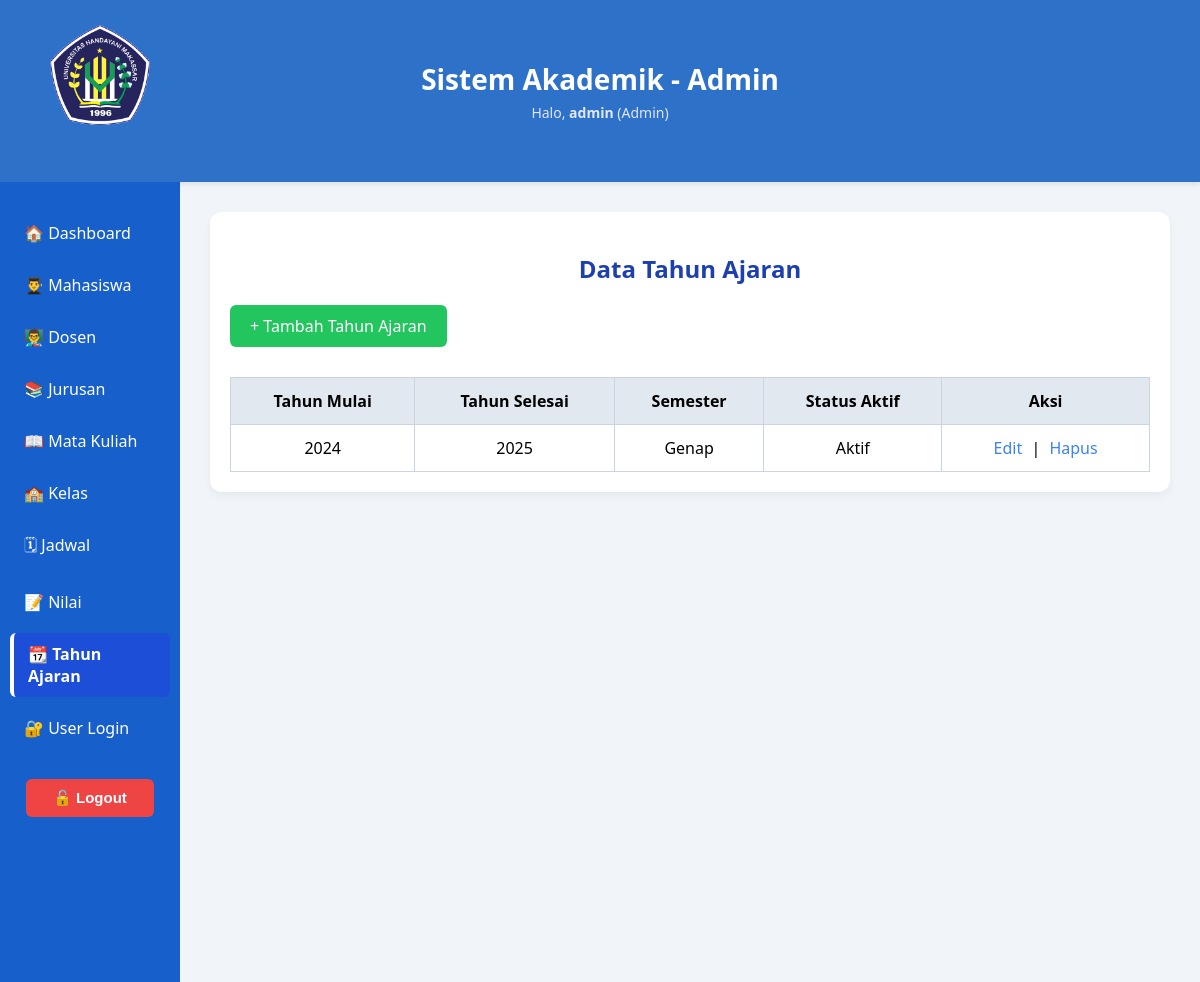
The app's page /dashboard/data_tahun_ajaran.php (signed in) with its own data.
### tables this page shows
CREATE TABLE `tahun_ajaran` (
  `id` int(11) NOT NULL,
  `tahun_mulai` int(11) NOT NULL,
  `tahun_selesai` int(11) NOT NULL,
  `semester` enum('Ganjil','Genap') NOT NULL,
  `status_aktif` tinyint(1) DEFAULT 0
);

### dashboard/data_tahun_ajaran.php (the view, shortened to what this page needs)
<?php
include '../koneksi.php';
$query = mysqli_query($conn, "SELECT * FROM tahun_ajaran ORDER BY tahun_mulai DESC, semester ASC");
?>
<!DOCTYPE html>
<html lang="id">
<head>
  <link rel="stylesheet" href="../css/style.css">
  <link rel="stylesheet" href="../css/layout.css">
  <link rel="stylesheet" href="../css/dashboard.css">
</head>
<body>
  <header>
    <div class="header-left">
      <img src="../logo.png" class="logo-fixed" alt="Logo">
    </div>
    <div class="header-center">
      <h1>Sistem Akademik - Admin</h1>
      <p>Halo, <strong><?= $_SESSION['username'] ?></strong> (Admin)</p>
    </div>
  </header>
  <div class="main-content">
    <div class="sidebar">
      <a href="admin_dashboard.php">🏠 Dashboard</a>
      <a href="data_mahasiswa.php">👨‍🎓 Mahasiswa</a>
      <a href="data_dosen.php">👨‍🏫 Dosen</a>
      <a href="data_jurusan.php">📚 Jurusan</a>
      <a href="data_matakuliah.php">📖 Mata Kuliah</a>
      <a href="data_kelas.php">🏫 Kelas</a>
      <a href="data_jadwal.php">🗓 Jadwal</a>
      <a href="data_nilai.php">📝 Nilai</a>
      <a href="data_tahun_ajaran.php" class="active">📆 Tahun Ajaran</a>
      <a href="data_users.php">🔐 User Login</a>
      <form action="../logout.php" method="post" class="logout-form">
        <button type="submit" class="logout-button">🔓 Logout</button>
      </form>
    </div>
    <div class="page-wrapper">
      <div class="container">
        <h2 class="form-title">Data Tahun Ajaran</h2>
        <a href="../penambahan/tambah_tahun_ajaran.php" class="button">+ Tambah Tahun Ajaran</a>
        <table>
          <thead>
            <tr>
              <th>Tahun Mulai</th>
              <th>Tahun Selesai</th>
              <th>Semester</th>
              <th>Status Aktif</th>
              <th>Aksi</th>
            </tr>
          </thead>
          <tbody>
            <?php while ($row = mysqli_fetch_assoc($query)) { ?>
              <tr>
                <td><?= htmlspecialchars($row['tahun_mulai']) ?></td>
                <td><?= htmlspecialchars($row['tahun_selesai']) ?></td>
                <td><?= htmlspecialchars($row['semester']) ?></td>
                <td><?= $row['status_aktif'] ? 'Aktif' : 'Tidak Aktif' ?></td>
                <td class="action-links">
                  <a href="../aksi/tahun_ajaran/edit_tahun_ajaran.php?id=<?= $row['id'] ?>">Edit</a> |
                  <a href="../aksi/tahun_ajaran/hapus_tahun_ajaran.php?id=<?= $row['id'] ?>" onclick="return confirm('Hapus tahun ajaran ini?')">Hapus</a>
                </td>
              </tr>
            <?php } ?>
          </tbody>
        </table>
      </div>
    </div>
  </div>
</body>
</html>

### css/style.css (style rules this page uses)
body { font-family: 'Segoe UI', sans-serif; background-color: #f1f5f9; margin: 0; padding: 0; }
a { text-decoration: none; color: inherit; }
header { display: flex; align-items: center; justify-content: center; background-color: #2e71c9; color: white; padding: 60px 20px; position: relative; box-shadow: 0 2px 5px rgba(0, 0, 0, 0.1); }
.header-left { position: absolute; top: 25px; left: 50px; display: flex; flex-direction: column; align-items: center; }
.logo-fixed { width: 90px; height: auto; border-radius: 8px; margin-bottom: 8px; }
.header-center { flex: 1; text-align: center; }
.header-center h1 { margin: 0; font-size: 28px; }
.header-center p { margin: 5px 0 0; font-size: 14px; color: #e0e7ff; }
.sidebar { width: 180px; background-color: #1760cc; padding: 30px 10px; display: flex; flex-direction: column; gap: 10px; height: 100vh; }
.sidebar a { color: white; padding: 10px 14px; text-decoration: none; font-weight: 500; border-radius: 6px; transition: background 0.3s; }
.sidebar a:hover, .sidebar a.active { background-color: #1d4ed8; font-weight: 600; border-left: 4px solid #ffffff; }
.main-content { display: flex; min-height: calc(100vh - 160px); }
.page-wrapper { flex: 1; padding: 30px; }
.container { max-width: 1000px; margin: 0 auto; padding: 20px; background-color: white; border-radius: 12px; box-shadow: 0 4px 10px rgba(0, 0, 0, 0.05); }
.form-title { font-size: 22px; text-align: center; margin-bottom: 20px; }
a.button, button.button { display: inline-block; margin-bottom: 15px; padding: 10px 20px; background-color: #22c55e; color: white; border-radius: 6px; text-decoration: none; transition: all 0.3s; border: none; cursor: pointer; }
table { width: 100%; border-collapse: collapse; margin-top: 15px; }
table thead { background-color: #e2e8f0; }
table th, table td { padding: 12px; border: 1px solid #cbd5e1; text-align: center; }
.action-links a { margin: 0 5px; text-decoration: none; color: #3b82f6; }
.logout-form { padding: 0 16px; margin-top: auto; }
.logout-button { width: 100%; background-color: #ef4444; color: white; padding: 10px 14px; border: none; border-radius: 6px; font-weight: bold; font-size: 15px; cursor: pointer; transition: all 0.3s ease; }

### css/layout.css (style rules this page uses)
header { display: flex; align-items: center; justify-content: center; background-color: #2e71c9; color: white; padding: 60px 20px; position: relative; box-shadow: 0 2px 5px rgba(0, 0, 0, 0.1); }
.header-left { position: absolute; top: 25px; left: 50px; display: flex; flex-direction: column; align-items: center; }
.logo-fixed { width: 100px; height: auto; border-radius: 8px; margin-bottom: 8px; }
.header-center { flex: 1; text-align: center; }
.header-center h1 { margin: 0; font-size: 28px; }
.header-center p { margin: 5px 0 0; font-size: 14px; color: #e0e7ff; }
.sidebar { display: flex; flex-direction: column; height: 100vh; padding: 30px 10px; background-color: #1760cc; gap: 10px; box-sizing: border-box; position: relative; }
.sidebar a { color: white; padding: 10px 14px; text-decoration: none; font-weight: 500; border-radius: 6px; transition: background 0.3s; }
.logout-form { margin-top: 20px; }
.logout-button { width: 100%; background-color: #ef4444; color: white; padding: 10px 14px; border: none; border-radius: 6px; font-weight: bold; font-size: 15px; cursor: pointer; transition: all 0.3s ease; }

### css/dashboard.css (style rules this page uses)
.container h2 { margin-bottom: 20px; font-size: 24px; color: #1e40af; }

### records on screen
tahun_ajaran: tahun_mulai "2024", tahun_selesai "2025", semester "Genap", status_aktif "Aktif"

### other values on screen
$_SESSION['username'] "admin"
